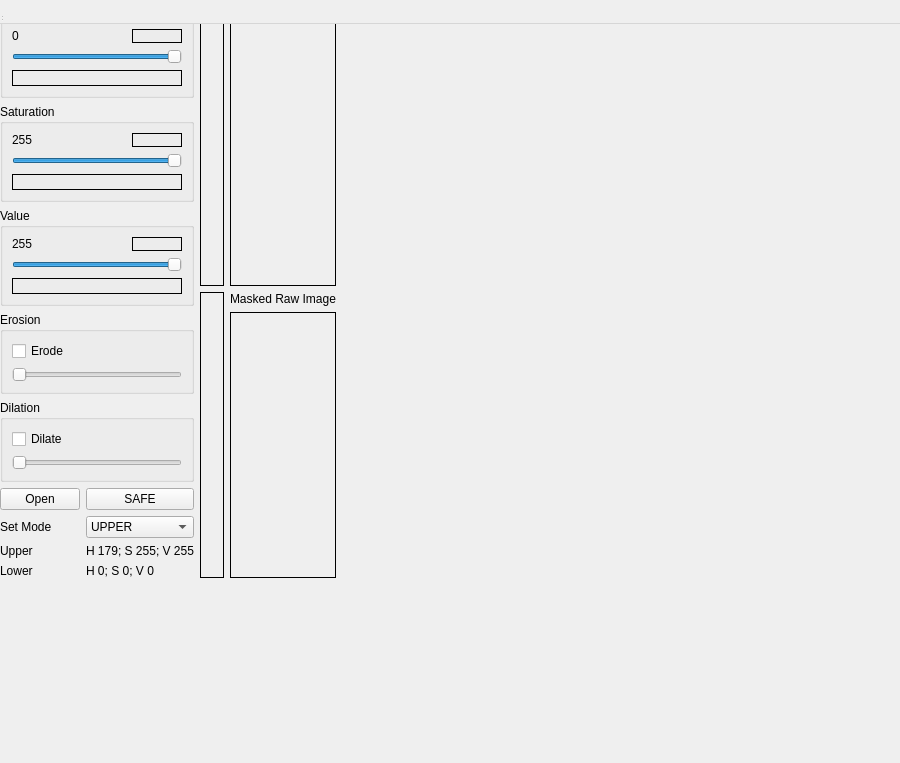
<?xml version="1.0" encoding="UTF-8"?>
<ui version="4.0">
 <class>MainWindow</class>
 <widget class="QWidget" name="MainWindow">
  <property name="geometry">
   <rect>
    <x>0</x>
    <y>0</y>
    <width>900</width>
    <height>763</height>
   </rect>
  </property>
  <property name="windowTitle">
   <string>HSV Tool</string>
  </property>
  <widget class="QWidget" name="centralwidget">
   <layout class="QHBoxLayout" name="horizontalLayout" stretch="1,2">
    <item>
     <layout class="QVBoxLayout" name="verticalLayout" stretch="0,0,0,0,0,0">
      <property name="sizeConstraint">
       <enum>QLayout::SetDefaultConstraint</enum>
      </property>
      <item>
       <widget class="QGroupBox" name="groupBox">
        <property name="sizePolicy">
         <sizepolicy hsizetype="Minimum" vsizetype="Preferred">
          <horstretch>0</horstretch>
          <verstretch>0</verstretch>
         </sizepolicy>
        </property>
        <property name="title">
         <string>Hue</string>
        </property>
        <layout class="QVBoxLayout" name="verticalLayout_3">
         <item>
          <layout class="QHBoxLayout" name="horizontalLayout_3">
           <property name="topMargin">
            <number>0</number>
           </property>
           <item>
            <widget class="QLabel" name="lblH">
             <property name="sizePolicy">
              <sizepolicy hsizetype="Preferred" vsizetype="Fixed">
               <horstretch>0</horstretch>
               <verstretch>0</verstretch>
              </sizepolicy>
             </property>
             <property name="text">
              <string>0</string>
             </property>
            </widget>
           </item>
           <item>
            <widget class="QLabel" name="previewH">
             <property name="sizePolicy">
              <sizepolicy hsizetype="Fixed" vsizetype="Ignored">
               <horstretch>0</horstretch>
               <verstretch>0</verstretch>
              </sizepolicy>
             </property>
             <property name="maximumSize">
              <size>
               <width>50</width>
               <height>16777215</height>
              </size>
             </property>
             <property name="frameShape">
              <enum>QFrame::Box</enum>
             </property>
             <property name="text">
              <string/>
             </property>
            </widget>
           </item>
          </layout>
         </item>
         <item>
          <widget class="QSlider" name="sliderH">
           <property name="maximum">
            <number>359</number>
           </property>
           <property name="value">
            <number>359</number>
           </property>
           <property name="orientation">
            <enum>Qt::Horizontal</enum>
           </property>
          </widget>
         </item>
         <item>
          <widget class="QLabel" name="label_5">
           <property name="sizePolicy">
            <sizepolicy hsizetype="Preferred" vsizetype="Fixed">
             <horstretch>0</horstretch>
             <verstretch>0</verstretch>
            </sizepolicy>
           </property>
           <property name="frameShape">
            <enum>QFrame::Box</enum>
           </property>
           <property name="text">
            <string/>
           </property>
          </widget>
         </item>
        </layout>
       </widget>
      </item>
      <item>
       <widget class="QGroupBox" name="groupBox_2">
        <property name="title">
         <string>Saturation</string>
        </property>
        <layout class="QVBoxLayout" name="verticalLayout_4">
         <item>
          <layout class="QHBoxLayout" name="horizontalLayout_4">
           <property name="topMargin">
            <number>0</number>
           </property>
           <item>
            <widget class="QLabel" name="lblS">
             <property name="sizePolicy">
              <sizepolicy hsizetype="Preferred" vsizetype="Fixed">
               <horstretch>0</horstretch>
               <verstretch>0</verstretch>
              </sizepolicy>
             </property>
             <property name="text">
              <string>255</string>
             </property>
            </widget>
           </item>
           <item>
            <widget class="QLabel" name="previewS">
             <property name="sizePolicy">
              <sizepolicy hsizetype="Fixed" vsizetype="Ignored">
               <horstretch>0</horstretch>
               <verstretch>0</verstretch>
              </sizepolicy>
             </property>
             <property name="maximumSize">
              <size>
               <width>50</width>
               <height>16777215</height>
              </size>
             </property>
             <property name="frameShape">
              <enum>QFrame::Box</enum>
             </property>
             <property name="text">
              <string/>
             </property>
            </widget>
           </item>
          </layout>
         </item>
         <item>
          <widget class="QSlider" name="sliderS">
           <property name="sizePolicy">
            <sizepolicy hsizetype="Preferred" vsizetype="Fixed">
             <horstretch>0</horstretch>
             <verstretch>0</verstretch>
            </sizepolicy>
           </property>
           <property name="maximum">
            <number>255</number>
           </property>
           <property name="value">
            <number>255</number>
           </property>
           <property name="orientation">
            <enum>Qt::Horizontal</enum>
           </property>
          </widget>
         </item>
         <item>
          <widget class="QLabel" name="label_6">
           <property name="sizePolicy">
            <sizepolicy hsizetype="Preferred" vsizetype="Fixed">
             <horstretch>0</horstretch>
             <verstretch>0</verstretch>
            </sizepolicy>
           </property>
           <property name="frameShape">
            <enum>QFrame::Box</enum>
           </property>
           <property name="text">
            <string/>
           </property>
          </widget>
         </item>
        </layout>
       </widget>
      </item>
      <item>
       <widget class="QGroupBox" name="groupBox_3">
        <property name="title">
         <string>Value</string>
        </property>
        <layout class="QVBoxLayout" name="verticalLayout_5">
         <item>
          <layout class="QHBoxLayout" name="horizontalLayout_5">
           <property name="topMargin">
            <number>0</number>
           </property>
           <item>
            <widget class="QLabel" name="lblV">
             <property name="sizePolicy">
              <sizepolicy hsizetype="Preferred" vsizetype="Fixed">
               <horstretch>0</horstretch>
               <verstretch>0</verstretch>
              </sizepolicy>
             </property>
             <property name="text">
              <string>255</string>
             </property>
            </widget>
           </item>
           <item>
            <widget class="QLabel" name="previewV">
             <property name="sizePolicy">
              <sizepolicy hsizetype="Fixed" vsizetype="Ignored">
               <horstretch>0</horstretch>
               <verstretch>0</verstretch>
              </sizepolicy>
             </property>
             <property name="maximumSize">
              <size>
               <width>50</width>
               <height>16777215</height>
              </size>
             </property>
             <property name="frameShape">
              <enum>QFrame::Box</enum>
             </property>
             <property name="text">
              <string/>
             </property>
            </widget>
           </item>
          </layout>
         </item>
         <item>
          <widget class="QSlider" name="sliderV">
           <property name="maximum">
            <number>255</number>
           </property>
           <property name="value">
            <number>255</number>
           </property>
           <property name="orientation">
            <enum>Qt::Horizontal</enum>
           </property>
          </widget>
         </item>
         <item>
          <widget class="QLabel" name="label_8">
           <property name="sizePolicy">
            <sizepolicy hsizetype="Preferred" vsizetype="Fixed">
             <horstretch>0</horstretch>
             <verstretch>0</verstretch>
            </sizepolicy>
           </property>
           <property name="frameShape">
            <enum>QFrame::Box</enum>
           </property>
           <property name="text">
            <string/>
           </property>
          </widget>
         </item>
        </layout>
       </widget>
      </item>
      <item>
       <widget class="QGroupBox" name="groupBox_4">
        <property name="sizePolicy">
         <sizepolicy hsizetype="Preferred" vsizetype="Fixed">
          <horstretch>0</horstretch>
          <verstretch>0</verstretch>
         </sizepolicy>
        </property>
        <property name="title">
         <string>Erosion</string>
        </property>
        <layout class="QVBoxLayout" name="verticalLayout_9">
         <item>
          <widget class="QCheckBox" name="cboxErode">
           <property name="text">
            <string>Erode</string>
           </property>
          </widget>
         </item>
         <item>
          <widget class="QSlider" name="sliderErotion">
           <property name="minimum">
            <number>1</number>
           </property>
           <property name="singleStep">
            <number>2</number>
           </property>
           <property name="orientation">
            <enum>Qt::Horizontal</enum>
           </property>
          </widget>
         </item>
        </layout>
       </widget>
      </item>
      <item>
       <widget class="QGroupBox" name="groupBox_5">
        <property name="sizePolicy">
         <sizepolicy hsizetype="Preferred" vsizetype="Fixed">
          <horstretch>0</horstretch>
          <verstretch>0</verstretch>
         </sizepolicy>
        </property>
        <property name="title">
         <string>Dilation</string>
        </property>
        <layout class="QVBoxLayout" name="verticalLayout_11">
         <item>
          <widget class="QCheckBox" name="cboxDilate">
           <property name="text">
            <string>Dilate</string>
           </property>
          </widget>
         </item>
         <item>
          <widget class="QSlider" name="sliderDilation">
           <property name="minimum">
            <number>1</number>
           </property>
           <property name="singleStep">
            <number>2</number>
           </property>
           <property name="pageStep">
            <number>10</number>
           </property>
           <property name="orientation">
            <enum>Qt::Horizontal</enum>
           </property>
          </widget>
         </item>
        </layout>
       </widget>
      </item>
      <item>
       <layout class="QGridLayout" name="gridLayout" columnstretch="1,0">
        <property name="topMargin">
         <number>0</number>
        </property>
        <item row="4" column="1">
         <widget class="QLabel" name="lblLower">
          <property name="text">
           <string>H 0; S 0; V 0</string>
          </property>
         </widget>
        </item>
        <item row="1" column="0">
         <widget class="QPushButton" name="btnOpen">
          <property name="text">
           <string>Open</string>
          </property>
         </widget>
        </item>
        <item row="4" column="0">
         <widget class="QLabel" name="label_9">
          <property name="text">
           <string>Lower</string>
          </property>
         </widget>
        </item>
        <item row="1" column="1">
         <widget class="QPushButton" name="btnCopy">
          <property name="text">
           <string>SAFE</string>
          </property>
         </widget>
        </item>
        <item row="2" column="1">
         <widget class="QComboBox" name="cboxSetMode">
          <item>
           <property name="text">
            <string>UPPER</string>
           </property>
          </item>
          <item>
           <property name="text">
            <string>LOWER</string>
           </property>
          </item>
         </widget>
        </item>
        <item row="2" column="0">
         <widget class="QLabel" name="label_11">
          <property name="text">
           <string>Set Mode</string>
          </property>
         </widget>
        </item>
        <item row="3" column="0">
         <widget class="QLabel" name="label_10">
          <property name="text">
           <string>Upper</string>
          </property>
         </widget>
        </item>
        <item row="3" column="1">
         <widget class="QLabel" name="lblUpper">
          <property name="text">
           <string>H 179; S 255; V 255</string>
          </property>
         </widget>
        </item>
       </layout>
      </item>
     </layout>
    </item>
    <item>
     <layout class="QGridLayout" name="gridLayout_2">
      <property name="leftMargin">
       <number>0</number>
      </property>
      <item row="0" column="0">
       <layout class="QVBoxLayout" name="verticalLayout_2">
        <item>
         <widget class="QLabel" name="label">
          <property name="sizePolicy">
           <sizepolicy hsizetype="Preferred" vsizetype="Fixed">
            <horstretch>0</horstretch>
            <verstretch>0</verstretch>
           </sizepolicy>
          </property>
          <property name="text">
           <string>Raw</string>
          </property>
         </widget>
        </item>
        <item>
         <widget class="QLabel" name="previewRaw">
          <property name="sizePolicy">
           <sizepolicy hsizetype="Ignored" vsizetype="Ignored">
            <horstretch>0</horstretch>
            <verstretch>0</verstretch>
           </sizepolicy>
          </property>
          <property name="frameShape">
           <enum>QFrame::Box</enum>
          </property>
          <property name="text">
           <string/>
          </property>
         </widget>
        </item>
       </layout>
      </item>
      <item row="0" column="1">
       <layout class="QVBoxLayout" name="verticalLayout_8">
        <property name="leftMargin">
         <number>0</number>
        </property>
        <item>
         <widget class="QLabel" name="label_4">
          <property name="sizePolicy">
           <sizepolicy hsizetype="Preferred" vsizetype="Fixed">
            <horstretch>0</horstretch>
            <verstretch>0</verstretch>
           </sizepolicy>
          </property>
          <property name="text">
           <string>Mask</string>
          </property>
         </widget>
        </item>
        <item>
         <widget class="QLabel" name="previewMask">
          <property name="sizePolicy">
           <sizepolicy hsizetype="Ignored" vsizetype="Ignored">
            <horstretch>1</horstretch>
            <verstretch>0</verstretch>
           </sizepolicy>
          </property>
          <property name="frameShape">
           <enum>QFrame::Box</enum>
          </property>
          <property name="text">
           <string/>
          </property>
         </widget>
        </item>
       </layout>
      </item>
      <item row="1" column="0">
       <layout class="QVBoxLayout" name="verticalLayout_7">
        <item>
         <widget class="QLabel" name="previewHsvSpace">
          <property name="frameShape">
           <enum>QFrame::Box</enum>
          </property>
          <property name="text">
           <string/>
          </property>
         </widget>
        </item>
       </layout>
      </item>
      <item row="1" column="1">
       <layout class="QVBoxLayout" name="verticalLayout_10">
        <item>
         <widget class="QLabel" name="label_7">
          <property name="sizePolicy">
           <sizepolicy hsizetype="Preferred" vsizetype="Fixed">
            <horstretch>0</horstretch>
            <verstretch>0</verstretch>
           </sizepolicy>
          </property>
          <property name="text">
           <string>Masked Raw Image</string>
          </property>
         </widget>
        </item>
        <item>
         <widget class="QLabel" name="previewMaskedRaw">
          <property name="sizePolicy">
           <sizepolicy hsizetype="Ignored" vsizetype="Ignored">
            <horstretch>0</horstretch>
            <verstretch>0</verstretch>
           </sizepolicy>
          </property>
          <property name="frameShape">
           <enum>QFrame::Box</enum>
          </property>
          <property name="text">
           <string/>
          </property>
         </widget>
        </item>
       </layout>
      </item>
     </layout>
    </item>
   </layout>
  </widget>
  <widget class="QMenuBar" name="menubar">
   <property name="geometry">
    <rect>
     <x>0</x>
     <y>0</y>
     <width>900</width>
     <height>24</height>
    </rect>
   </property>
  </widget>
  <widget class="QStatusBar" name="statusbar"/>
 </widget>
 <resources/>
 <connections/>
</ui>
